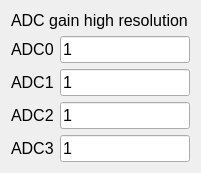
     <widget class="QWidget" name="formLayoutWidget_8">
      <property name="geometry">
       <rect>
        <x>870</x>
        <y>600</y>
        <width>201</width>
        <height>153</height>
       </rect>
      </property>
      <layout class="QFormLayout" name="formLayout_8">
       <item row="1" column="0">
        <widget class="QLabel" name="txt_nbr_bram_91">
         <property name="font">
          <font>
           <pointsize>12</pointsize>
          </font>
         </property>
         <property name="text">
          <string>ADC0</string>
         </property>
        </widget>
       </item>
       <item row="1" column="1">
        <widget class="QLineEdit" name="ui_adc0_gain_2">
         <property name="font">
          <font>
           <pointsize>12</pointsize>
          </font>
         </property>
         <property name="text">
          <string>1</string>
         </property>
        </widget>
       </item>
       <item row="2" column="0">
        <widget class="QLabel" name="txt_nbr_bram_94">
         <property name="font">
          <font>
           <pointsize>12</pointsize>
          </font>
         </property>
         <property name="text">
          <string>ADC1</string>
         </property>
        </widget>
       </item>
       <item row="2" column="1">
        <widget class="QLineEdit" name="ui_adc1_gain_2">
         <property name="font">
          <font>
           <pointsize>12</pointsize>
          </font>
         </property>
         <property name="text">
          <string>1</string>
         </property>
        </widget>
       </item>
       <item row="3" column="0">
        <widget class="QLabel" name="txt_nbr_bram_95">
         <property name="font">
          <font>
           <pointsize>12</pointsize>
          </font>
         </property>
         <property name="text">
          <string>ADC2</string>
         </property>
        </widget>
       </item>
       <item row="3" column="1">
        <widget class="QLineEdit" name="ui_adc2_gain_2">
         <property name="font">
          <font>
           <pointsize>12</pointsize>
          </font>
         </property>
         <property name="text">
          <string>1</string>
         </property>
        </widget>
       </item>
       <item row="4" column="0">
        <widget class="QLabel" name="txt_nbr_bram_96">
         <property name="font">
          <font>
           <pointsize>12</pointsize>
          </font>
         </property>
         <property name="text">
          <string>ADC3</string>
         </property>
        </widget>
       </item>
       <item row="4" column="1">
        <widget class="QLineEdit" name="ui_adc3_gain_2">
         <property name="font">
          <font>
           <pointsize>12</pointsize>
          </font>
         </property>
         <property name="text">
          <string>1</string>
         </property>
        </widget>
       </item>
       <item row="0" column="0" colspan="2">
        <widget class="QLabel" name="txt_nbr_bram_97">
         <property name="font">
          <font>
           <pointsize>12</pointsize>
          </font>
         </property>
         <property name="text">
          <string>ADC gain high resolution</string>
         </property>
        </widget>
       </item>
      </layout>
     </widget>
